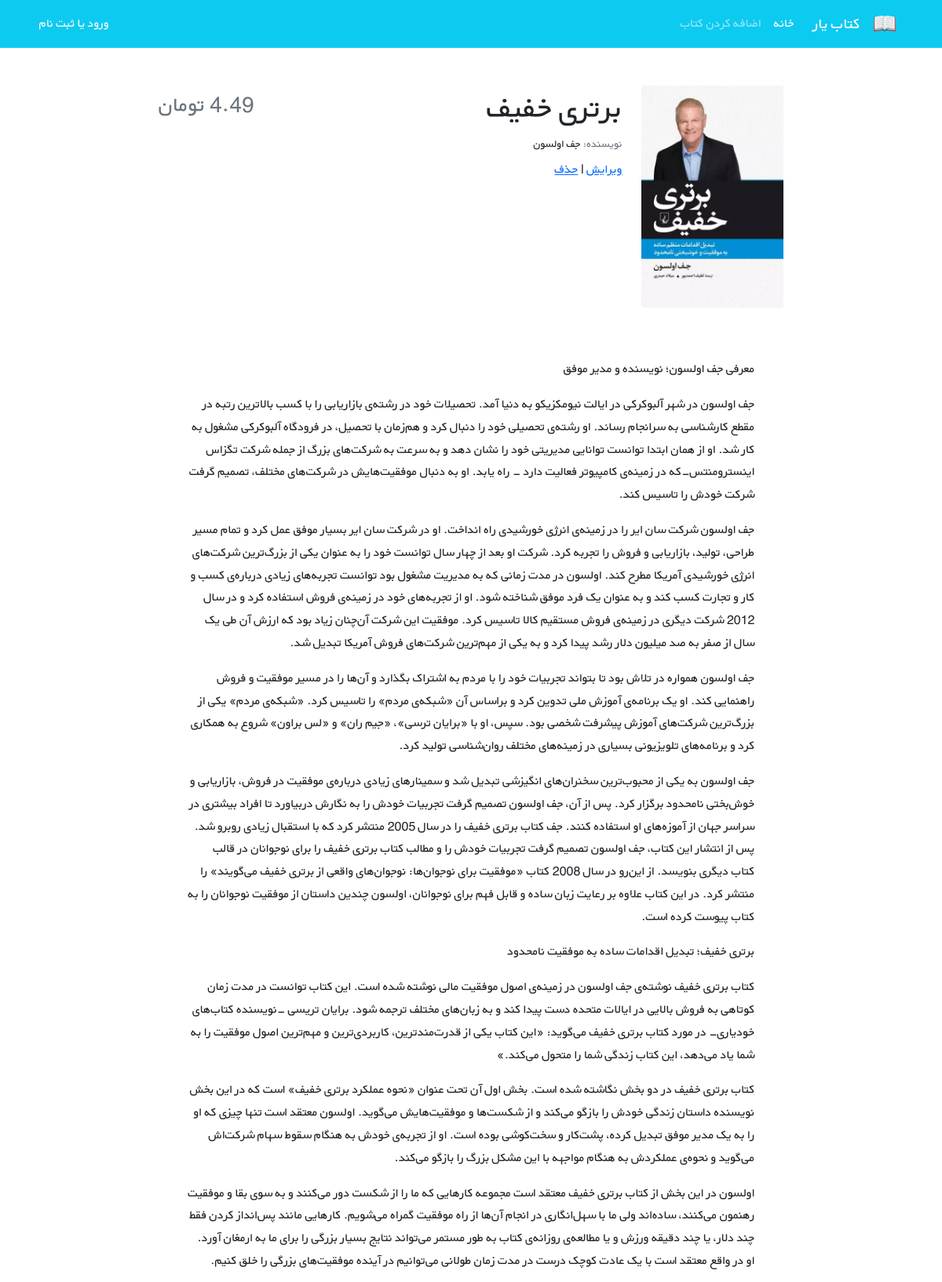
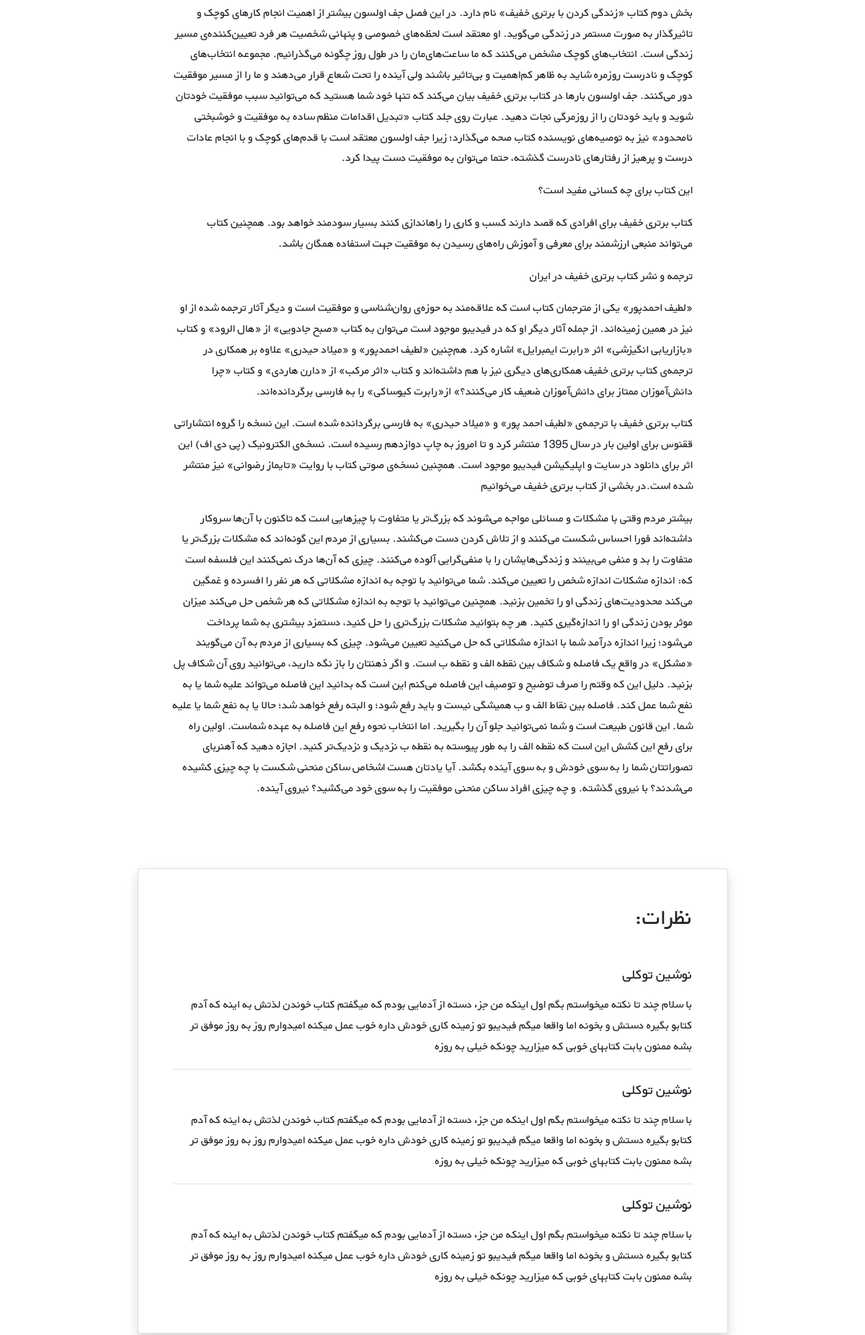
The page /books/10/ (upper part) on the database its author committed (2 pictures, top to bottom).
### books/models.py (models this page shows, shortened)
class Book(models.Model):
    title = models.CharField(max_length=200)
    author = models.CharField(max_length=200)
    description = models.TextField()
    price = models.DecimalField(max_digits=5, decimal_places=2)
    cover = models.ImageField(upload_to='covers/', blank=True)

### books/views.py (the view)
# urls.py: path('<int:pk>/', BookDetailView.as_view(), name='book_detail'),
class BookDetailView(generic.DetailView):
    model = Book
    template_name = 'books/book_detail.html'

### books/templates/books/book_detail.html (shortened to what this page needs)
{% extends '_base.html' %}
{% block content %}
    <div class="container mt-5" dir="rtl">
        <div class="">
            <div class="">
                <div class="d-flex justify-content-center">
                    <div class="row w-sm-75 w-100">
                        <div class="col-xs-12 col-md-3 d-flex justify-content-center">
                            <div>
                                {% if book.cover %}
                                    <img src="{{ book.cover.url }}" class="img-fluid rounded-start" alt="...">
                                {% endif %}
                            </div>
                        </div>
                        <div class="col-xs-12 col-md-6 text-center text-md-end mt-md-1 mt-4">
                            <h1>{{ book.title }}</h1>
                            <h5 class="small my-1"><span class="text-muted">نویسنده: </span>{{ book.author }}</h5>
                            <a href="{% url 'book_update' book.id %}">ویرایش</a>
                            <span> | </span>
                            <a href="{% url 'book_delete' book.id %}">حذف</a>
                        </div>
                        <div class="col-xs-12 col-md-3 d-flex flex-column">
                            <h3 class="align-self-center pt-2 text-muted align-self-md-end">
                                {{ book.price }} تومان
                            </h3>
                        </div>
                    </div>
                </div>
                <div class="d-flex justify-content-center">
                    <div class="my-3 p-5 w-sm-75 w-100">
                        {{ book.description|linebreaks }}
                    </div>
                </div>
                <div class="d-flex justify-content-center">
                    <div class="card shadow my-3 p-5 w-sm-75 w-100">
                        <h2 class="mb-5">نظرات:</h2>
                        <div class="border-bottom mb-3">
                            <h5 class="mb-3">نوشین توکلی</h5>
                            <p>با سلام چند تا نکته میخواستم بگم اول اینکه من جزء دسته از آدمایی بودم که میگفتم کتاب
                                خوندن لذتش
                                به اینه که آدم کتابو بگیره دستش و بخونه اما واقعا میگم فیدیبو تو زمینه کاری خودش داره
                                خوب عمل
                                میکنه امیدوارم روز به روز موفق تر بشه ممنون بابت کتابهای خوبی که میزارید چونکه خیلی به
                                روزه</p>
                        </div>
                        <div class="border-bottom mb-3">
                            <h5 class="mb-3">نوشین توکلی</h5>
                            <p>با سلام چند تا نکته میخواستم بگم اول اینکه من جزء دسته از آدمایی بودم که میگفتم کتاب
                                خوندن لذتش
                                به اینه که آدم کتابو بگیره دستش و بخونه اما واقعا میگم فیدیبو تو زمینه کاری خودش داره
                                خوب عمل
                                میکنه امیدوارم روز به روز موفق تر بشه ممنون بابت کتابهای خوبی که میزارید چونکه خیلی به
                                روزه</p>
                        </div>
                        <div>
                            <h5 class="mb-3">نوشین توکلی</h5>
                            <p>با سلام چند تا نکته میخواستم بگم اول اینکه من جزء دسته از آدمایی بودم که میگفتم کتاب
                                خوندن لذتش
                                به اینه که آدم کتابو بگیره دستش و بخونه اما واقعا میگم فیدیبو تو زمینه کاری خودش داره
                                خوب عمل
                                میکنه امیدوارم روز به روز موفق تر بشه ممنون بابت کتابهای خوبی که میزارید چونکه خیلی به
                                روزه</p>
                        </div>
                    </div>
                </div>
            </div>
        </div>
    </div>
{% endblock %}

### static/css/style.css (style rules this page uses)
* { font-family: 'BYekan', sans-serif; line-height: 1.8rem; }
@media (min-width: 576px) { .w-sm-75 { width: 75%!important; } }

### rows shown on the page
Book: cover (picture), title "برتری خفیف", author "جف اولسون", description "معرفی جف اولسون؛ نویسنده و مدیر موفق جف اولسون در شهر آلبوکرکی در ایالت نیومکزیکو به دنیا آمد. تحصیلات خود در رشته‌ی بازاریابی را با کسب بالاترین رتبه در مقطع کارشناسی به سرانجام رساند. او رشته‌ی تحصیلی خود را دنبال کرد و هم‌زمان با تحصیل، در فرودگاه آلبوکرکی مشغول به کار شد. او از همان ابتدا توانست توانایی مدیریتی خود را نشان دهد و به سرعت به شرکت‌های بزرگ از جمله شرکت تگزاس اینسترومنتس-که در زمینه‌ی کامپیوتر فعالیت دارد - راه یابد. او به دنبال موفقیت‌هایش در شرکت‌های مختلف، تصمیم گرفت شرکت خودش را تاسیس کند. جف اولسون شرکت سان ایر را در زمینه‌ی انرژی خورشیدی راه انداخت. او در شرکت سان ایر بسیار موفق عمل کرد و تمام مسیر طراحی، تولید، بازاریابی و فروش را تجربه کرد. شرکت او بعد از چهار سال…"
